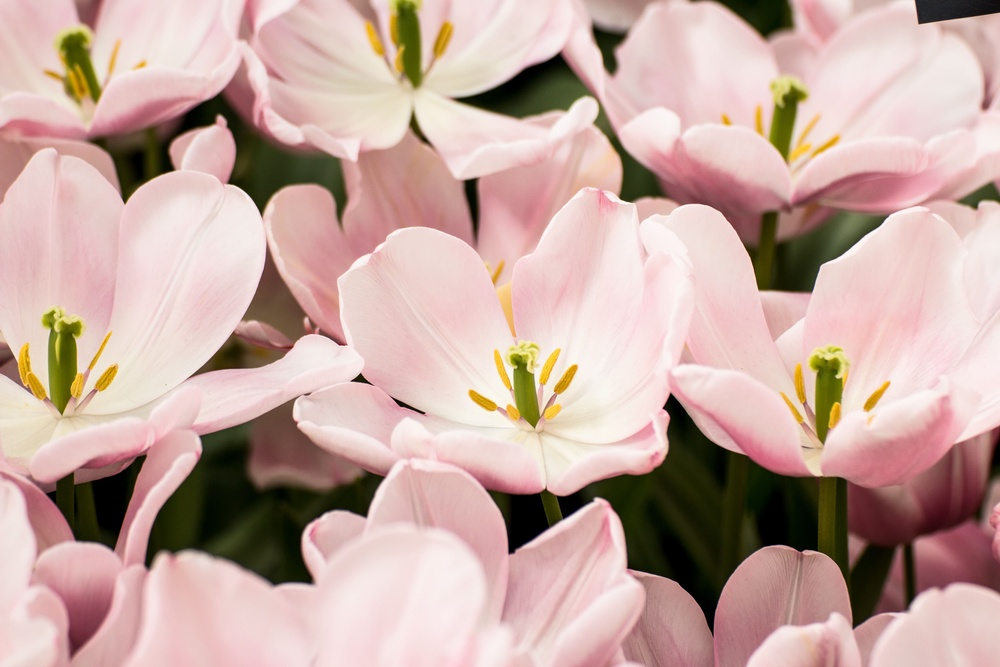
#> input picture images/flowers-min.jpg, 1000 x 667 px, shrunk from 5184 x 3456 before the run
$ python Exercise2.py
#> lines starting #> are read from the running program, lines starting #| are printed output that depends on the picture; after the words box and inside, x2 and y2 are one past the last pixel; in counts of white or black regions, pixels touching at a corner belong together
import cv2
import numpy as np
from scipy.signal.signaltools import wiener
from matplotlib import pyplot as plt


""""
-----------Question 2-----------
"""


# function that computes a motion blur mask given an image
def motion_blur(img, kernel):
    """
    This funtion first creates a kernel that will be applied to the image for the blur.
    The size of the kernel decides how much motion blur is applied to the image.
    The motion blur applied in this funtion is a  horizontal motion blur.
    This is done by filling the middle row of the kernel with ones.
    The kernel is then normalized to allow the sum of the orignal image and the noise filter,
    which is then computed and outputed.
    :param img: Input image on which we want to apply the box filter
    :param kernel: kernel that will be applied to the image
    :return: blurred version of the original image
    """

    # size of the kernel
    kernel_size = kernel.shape[:1][0]

    # fill in the horizontal middle row of the kernel for a horizontal motion blur
    kernel[int((kernel_size - 1) / 2), :] = np.ones(kernel_size)

    # normalize the mask\kernel by its size
    kernel /= kernel_size

    # apply the kernel or mask to the given image using filter2D
    blurred_img = cv2.filter2D(img, -1, kernel)

    return blurred_img


# import image in grayscale
image = cv2.imread("images/flowers-min.jpg", 0)
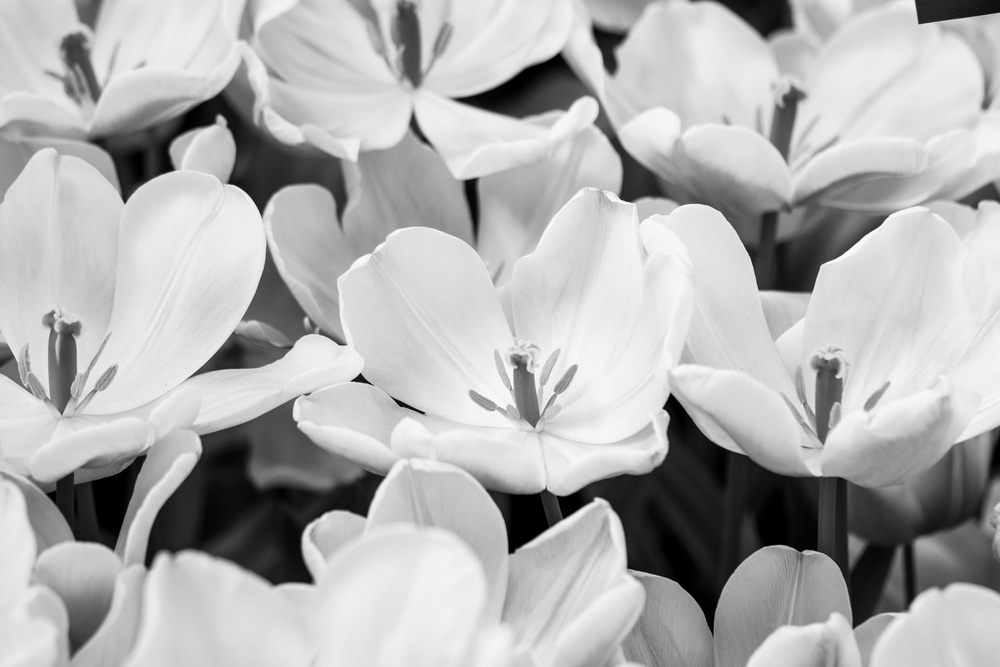
#> image: shape (667, 1000); min 0, max 255, mean 176.4

# Create the kernel\mask that will be applied to the given image.
# the larger the kernel, the more motion is applied to the image
kernel = np.zeros((100, 100))

# apply the blur to the imported image
blurred_image = motion_blur(image, kernel)
#> in motion_blur, `kernel[int((kernel_size - 1) / 2), :] = np.ones(kernel_size)`:
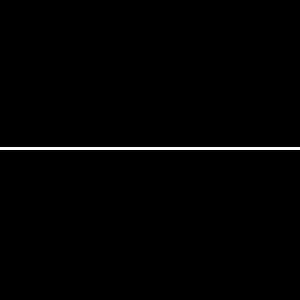
#> kernel: shape (100, 100) float64 (shown 3 times larger); values 0 (black) and 1 (white), 1% white in thin lines or dots, all inside (x1, y1, x2, y2) = (0, 49, 100, 50)
#> in motion_blur, `blurred_img = cv2.filter2D(img, -1, kernel)`:
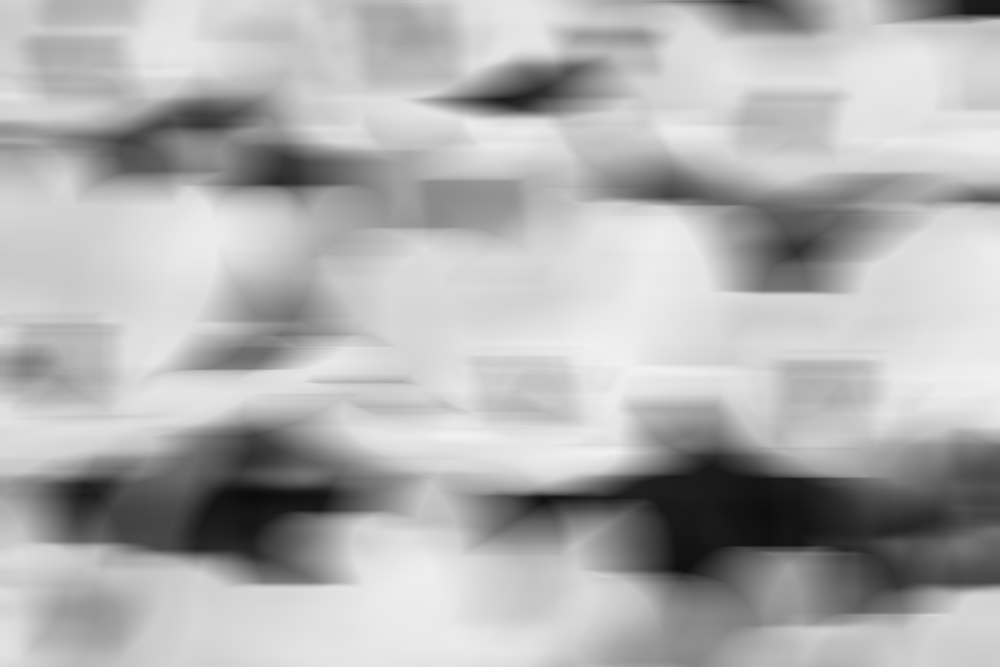
#> blurred_img: shape (667, 1000); min 12, max 241, mean 176.4

# apply a gaussian noise to the blurred image
# since the gaussian noise follows the standard deviation we use np.random.normal()
noisy_img = blurred_image + np.random.normal(0, 10, blurred_image.shape)

# plot the blurred image and the noisy image
plt.subplot(131), plt.imshow(image, cmap='gray')
plt.title('Initial image'), plt.xticks([]), plt.yticks([])
plt.subplot(132), plt.imshow(blurred_image, cmap='gray')
plt.title('Motion blur image'), plt.xticks([]), plt.yticks([])
plt.subplot(133), plt.imshow(noisy_img, cmap='gray')
plt.title('Noisy image'), plt.xticks([]), plt.yticks([])
plt.show()
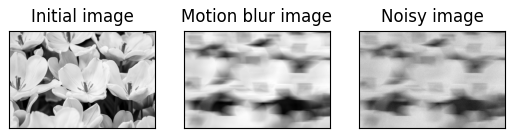
#> figure drawn by matplotlib, 3 panels

# compute the FFT of the final image
fft_original = np.fft.fft2(image)
fft_noisy = np.fft.fft2(noisy_img)

# shift both fft for better understanding when plotting
shiftfft_original = np.fft.fftshift(fft_original)
shiftfft2_noisy = np.fft.fftshift(fft_noisy)

# plot the fft of the original image and the noisy one
plt.subplot(121), plt.imshow(np.log(1+np.abs(shiftfft_original)), cmap='gray')
plt.title('FFT of original image'), plt.xticks([]), plt.yticks([])
plt.subplot(122), plt.imshow(np.log(1+np.abs(shiftfft2_noisy)), cmap='gray')
plt.title('FFT of noisy image'), plt.xticks([]), plt.yticks([])
plt.show()
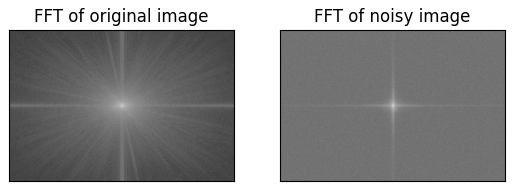
#> figure drawn by matplotlib, 2 panels


""""
-----------Question 3-----------
"""


def inverse_filter(img):
    """
    This function implements inverse filtering. The first step is to translate the image into frequency domain.
    Then the given image is normalized to [0, 1].
    The damage of the original image is then computed by multiplying the normalized image and its FFT
    :param img: noisy or damages image
    :return: reversed noisy image
    """

    # FFT of image to able to process the image in the frequency domain
    fft_img = np.fft.fft2(img)
    shift_fft = np.fft.fftshift(fft_img)

    # normalize to [0,1]
    normalized_img = img / 255.

    # compute the "damage" of the image
    damaged_img = normalized_img * shift_fft

    # Apply inverse Filter
    inverse_img = damaged_img / normalized_img

    # Inverse FFT to return an image in the spatial domain
    inverse = np.fft.ifft2(np.fft.ifftshift(inverse_img))

    return inverse


def wiener_filter(img, kernel):
    kernel /= np.sum(kernel)

    # create an oputput copy of the image and compute its FFT
    output_copy = np.copy(img)
    output_fft = np.fft.fft2(output_copy)

    # compute complex conjugate
    kernel = np.fft.fft2(kernel, s=img.shape)
    kernel_inverse = 1/kernel * (np.abs(np.conj(kernel) ** 2) / (np.abs(kernel) ** 2 + 25))

    # apply the inverse kernel and compute inverse FFT for spatial domain image output
    output_fft = output_fft * kernel_inverse
    output = np.abs(np.fft.ifft2(output_fft))

    return output


# apply the wiener filtering or MMSE
MMSE_img = wiener_filter(noisy_img, kernel)
#> in wiener_filter, `output = np.abs(np.fft.ifft2(output_fft))`: output: shape (667, 1000) float64; every value is NaN or infinite

# plot the MMSE image
plt.subplot(111), plt.imshow(np.log(1+np.abs(MMSE_img)), cmap='gray')
plt.title('MMSE_img of noisy image'), plt.xticks([]), plt.yticks([])
plt.show()

# apply the inverse filter on the previous noisy image
reversed_img = inverse_filter(noisy_img)

# plot the reversed image
plt.subplot(111), plt.imshow(np.log(1+np.abs(reversed_img)), cmap='gray')
plt.title('Reverse of noisy image'), plt.xticks([]), plt.yticks([])
plt.show()
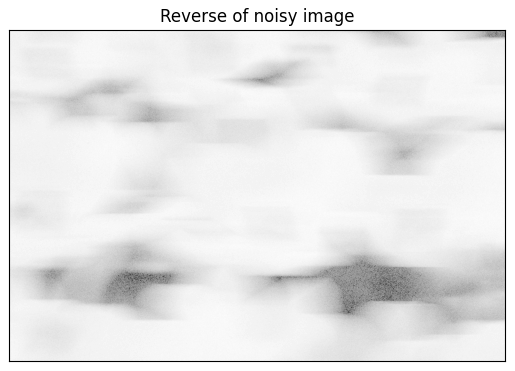
#> figure drawn by matplotlib, 1 panel

$ run again, with images/bricks-min2.jpg copied over images/flowers-min.jpg
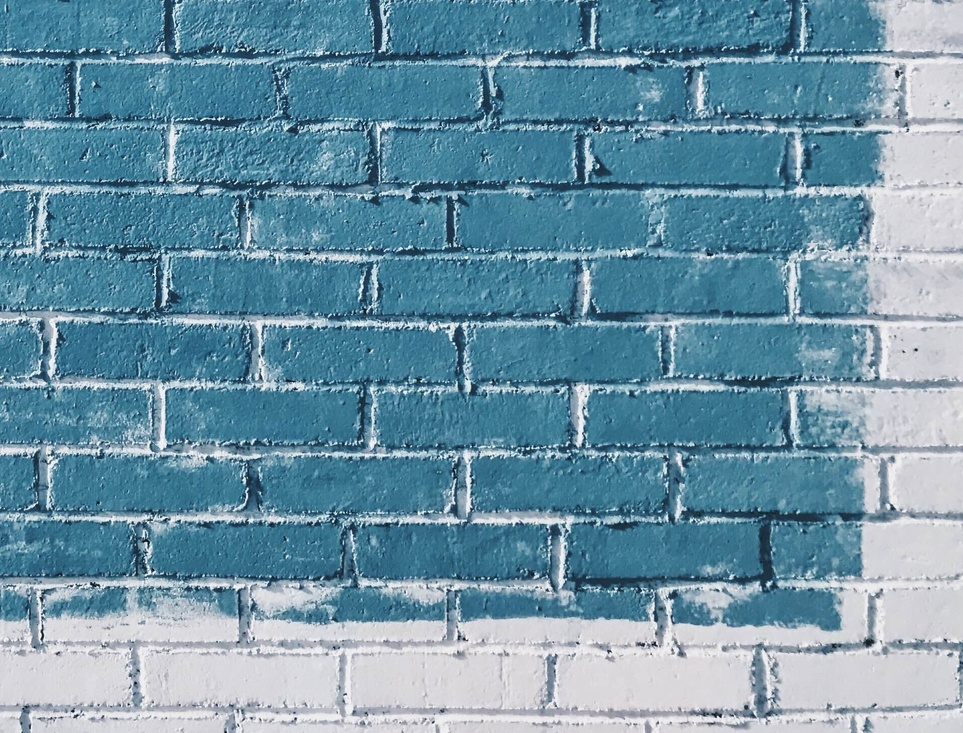
#> input picture images/bricks-min2.jpg, 963 x 733 px, shrunk from 1909 x 1452 before the run
#> in wiener_filter, `output = np.abs(np.fft.ifft2(output_fft))`:
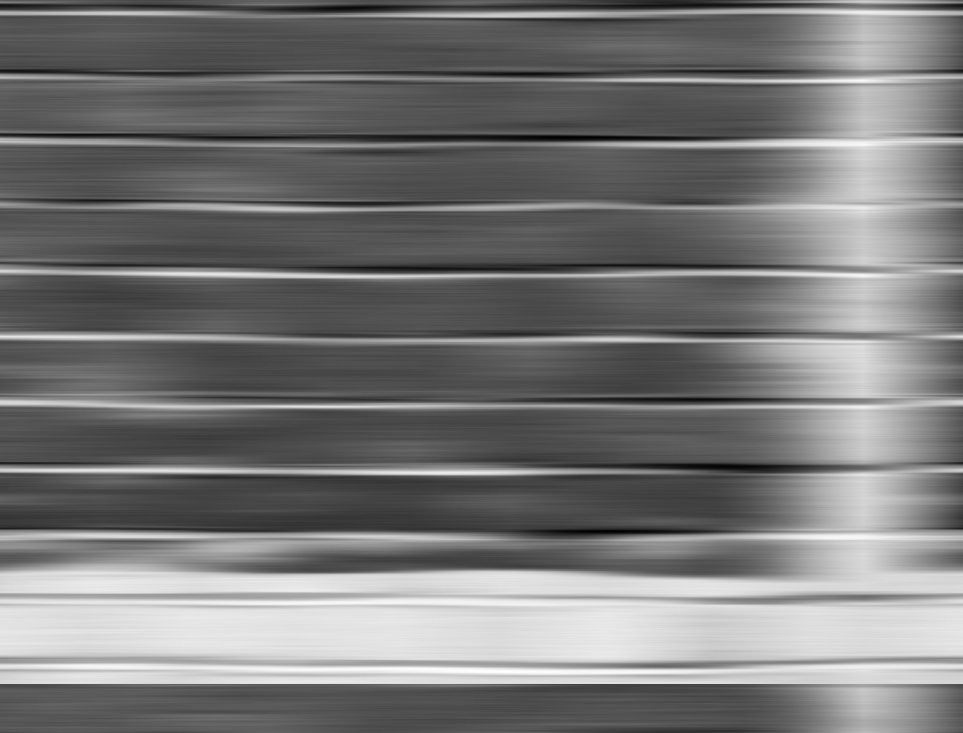
#> output: shape (733, 963) float64; min 2.02, max 8.99, mean 5.29; drawn with min black and max white
#> `plt.show()`:
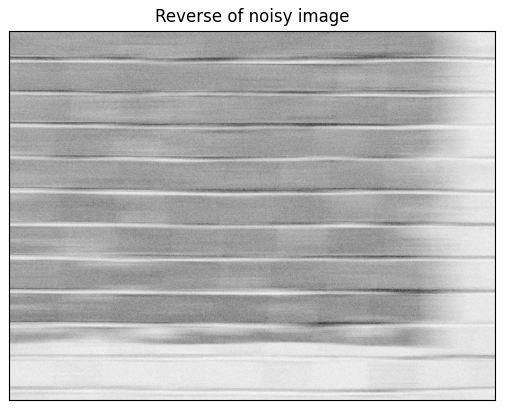
#> figure drawn by matplotlib, 1 panel
